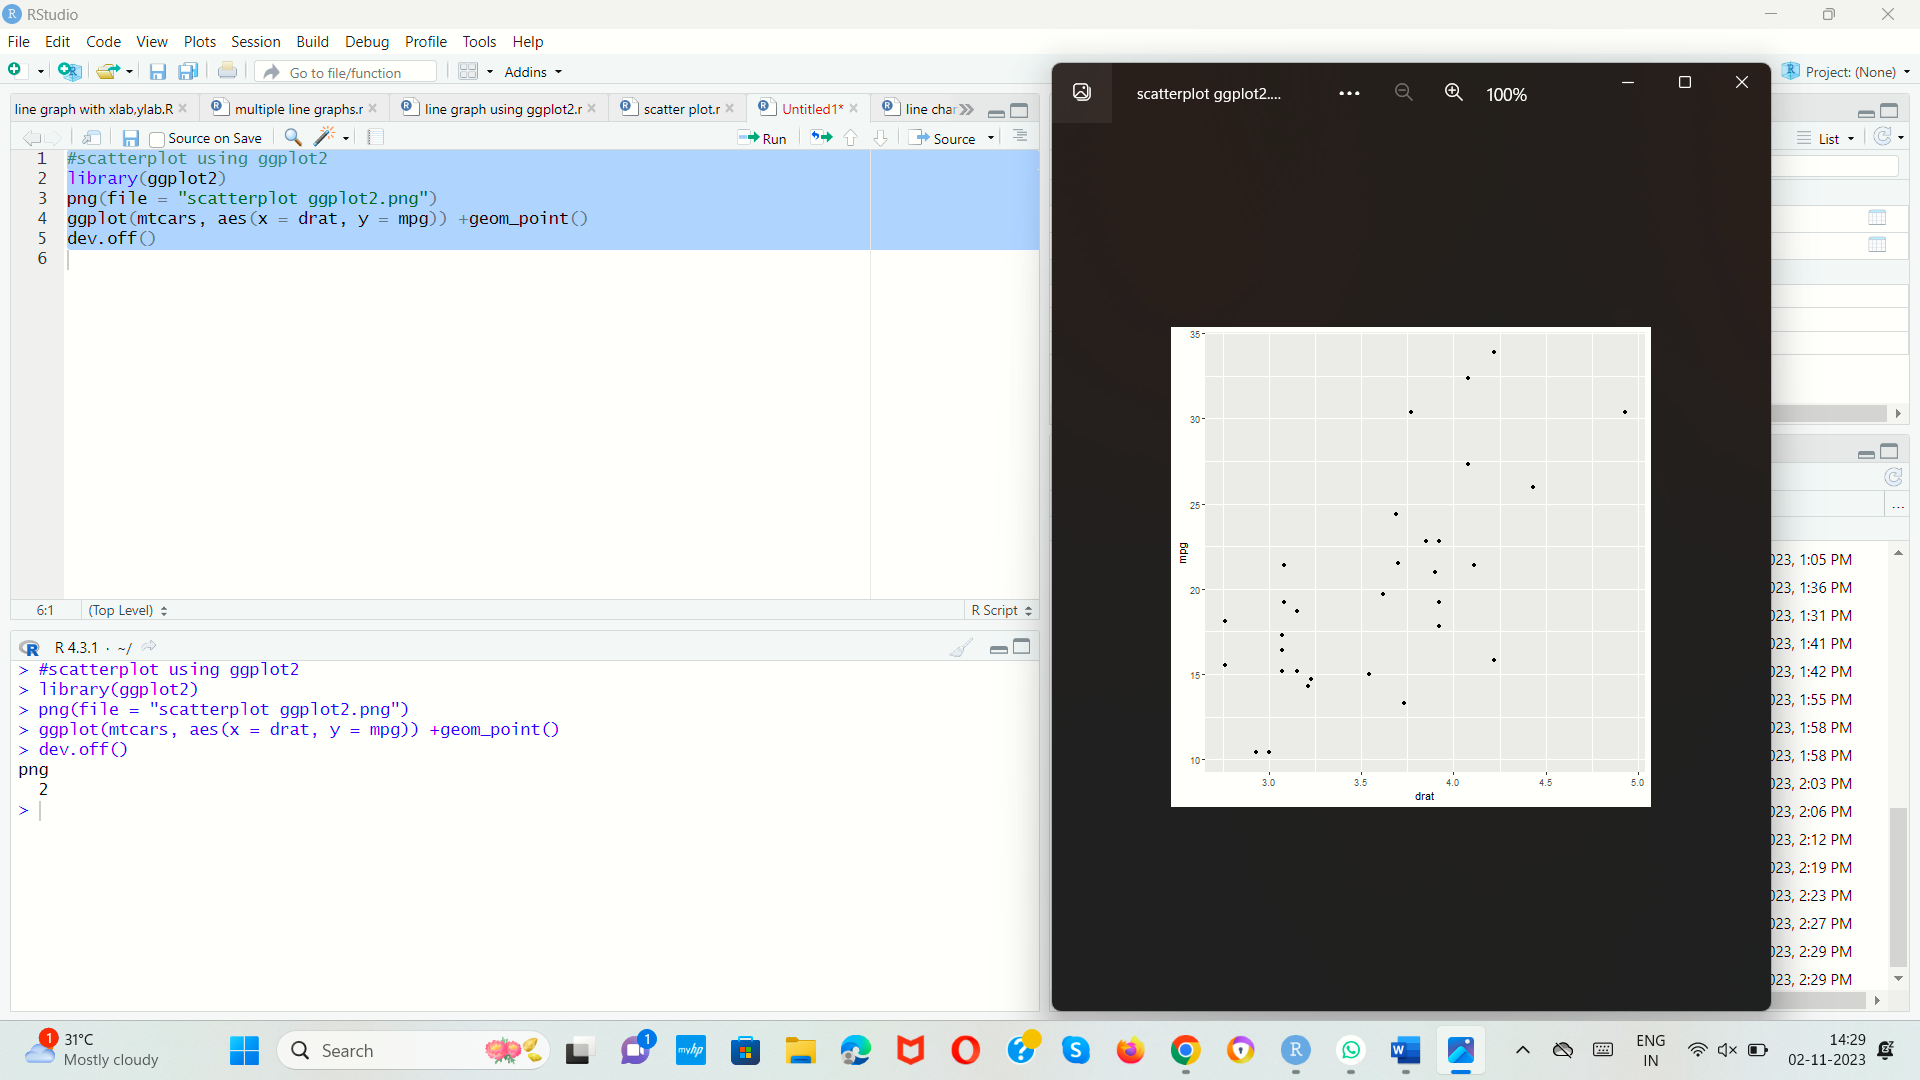

Write R code to recreate this figure.
#scatterplot using ggplot2 
library(ggplot2)  
png(file = "scatterplot ggplot2.png")
ggplot(mtcars, aes(x = drat, y = mpg)) +geom_point()  
dev.off()  
